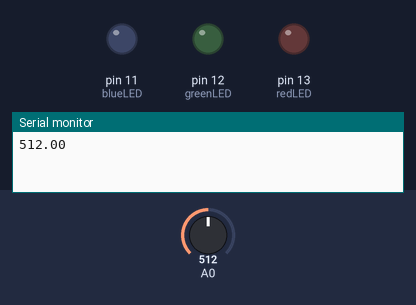
A sketch run on a simulated Arduino Uno, built with avr-gcc and run on an emulated ATmega328P. On the bench: output pins drawn as LEDs (lit = HIGH), the last lines printed to the serial monitor. Inputs (shaded band) come from the test bench; at power-on: A0 = 512.

Above: at 0.1 s.
At 9.7 s:
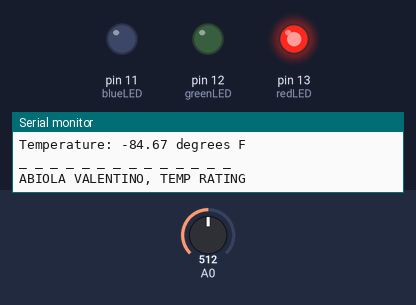
Timing chart, 0 to 11.2 s (numbered marks = the images above):
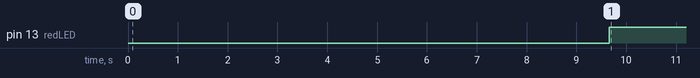

The sketch:

tempsensor_lm35.ino
```cpp
//Serial.print("The temperature is: ");
//Serial.print(temperature, 2);
//Serial.println(" degrees Celsius");
int redLED = 13; // define which colour LED is in which digital output
int greenLED = 12;
int blueLED = 11;
float sensor = 0;
float heaterOn = 15; // it's ok to turn on the heater if the temperature is below this value
float airconOn = 26;
float voltage = 0; // setup some variables
//float sensor = 0;
float celsius = 0;
float fahrenheit = 0;// it's ok to turn on the air conditioner if the temperature is above this value
void setup()
{
Serial.begin(9600);   // activate the serial output connection
pinMode(redLED, OUTPUT);    // set the digital pins for LEDs to outputs
pinMode(greenLED, OUTPUT);  // not necessary for analogue input pin
pinMode(blueLED, OUTPUT);


}

void loop()
{              // let's get measurin' ABIOLA
sensor = analogRead(0);
Serial.println(sensor);
delay(9600);
voltage = (sensor/1024)*5000; // convert raw sensor value to millivolts
voltage = 400-voltage;        // remove voltage offset
celsius = voltage/10;         // convert millivolts to Celsius
fahrenheit = ((celsius / 1.8)+32); // convert celsius to fahrenheit
Serial.print("Temperature: ");
Serial.print(celsius,2);
Serial.println(" degrees C");
Serial.print("Temperature: ");
Serial.print(fahrenheit,2);
Serial.println(" degrees F");
Serial.println("_ _ _ _ _ _ _ _ _ _ _ _ _ _  ");
Serial.println("ABIOLA VALENTINO, TEMP RATING");
digitalWrite(redLED, LOW);    // switch off the LEDs
  digitalWrite(greenLED, LOW);
  digitalWrite(blueLED, LOW);


////
if (celsius>=airconOn)
  {
    digitalWrite(blueLED, HIGH); // ok to turn on the air conditioner
  }
  else if (celsius<=heaterOn)
  {
    digitalWrite(redLED, HIGH);
  }
  else
  {
    digitalWrite(greenLED, HIGH); // everything normal
  }
 delay(1000); // necessary to hold reading, otherwise the sketch runs too quickly and doesn't give the LEDs enough time to

}
```

Measured:
- by itself, pin 13 (redLED): LOW → HIGH at 9.7 s
